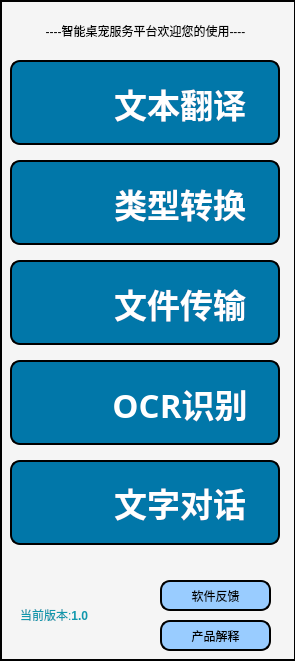
   <widget class="QFrame" name="frame_3">
    <property name="geometry">
     <rect>
      <x>0</x>
      <y>170</y>
      <width>295</width>
      <height>661</height>
     </rect>
    </property>
    <property name="styleSheet">
     <string notr="true">border: 2px solid black;
border-right:0.5px solid black;
background:rgb(245,245,245)</string>
    </property>
    <property name="frameShape">
     <enum>QFrame::StyledPanel</enum>
    </property>
    <property name="frameShadow">
     <enum>QFrame::Raised</enum>
    </property>
    <widget class="QLabel" name="label_9">
     <property name="geometry">
      <rect>
       <x>10</x>
       <y>20</y>
       <width>271</width>
       <height>21</height>
      </rect>
     </property>
     <property name="styleSheet">
      <string notr="true">border: 2px solid rgb(211, 211, 211);
border: 0px solid black;
font: 12pt &quot;Agency FB&quot;;</string>
     </property>
     <property name="text">
      <string>----智能桌宠服务平台欢迎您的使用----</string>
     </property>
     <property name="alignment">
      <set>Qt::AlignCenter</set>
     </property>
    </widget>
    <widget class="QToolButton" name="toolButton_6">
     <property name="geometry">
      <rect>
       <x>160</x>
       <y>580</y>
       <width>111</width>
       <height>31</height>
      </rect>
     </property>
     <property name="maximumSize">
      <size>
       <width>200</width>
       <height>80</height>
      </size>
     </property>
     <property name="styleSheet">
      <string notr="true">border:2px solid;
font: 15pt &quot;Agency FB&quot;;
background:#99CCFF;
border-radius:10px;</string>
     </property>
     <property name="text">
      <string>软件反馈</string>
     </property>
    </widget>
    <widget class="QLabel" name="label_8">
     <property name="geometry">
      <rect>
       <x>20</x>
       <y>590</y>
       <width>120</width>
       <height>51</height>
      </rect>
     </property>
     <property name="styleSheet">
      <string notr="true">
border: 0px solid black;
font: 15pt &quot;Bahnschrift SemiCondensed&quot;;
color:#1098ad;</string>
     </property>
     <property name="text">
      <string>&lt;html&gt;&lt;head/&gt;&lt;body&gt;&lt;p&gt;当前版本:&lt;span style=&quot; font-weight:600;&quot;&gt;1.0  &lt;/span&gt;&lt;/p&gt;&lt;/body&gt;&lt;/html&gt;</string>
     </property>
    </widget>
    <widget class="QFrame" name="frame_12">
     <property name="geometry">
      <rect>
       <x>10</x>
       <y>460</y>
       <width>270</width>
       <height>85</height>
      </rect>
     </property>
     <property name="maximumSize">
      <size>
       <width>450</width>
       <height>16777215</height>
      </size>
     </property>
     <property name="styleSheet">
      <string notr="true">border: 2px solid black;
font: 18pt &quot;Agency FB&quot;;
background:rgb(1, 119, 169);
border-radius:10px;
</string>
     </property>
     <property name="frameShape">
      <enum>QFrame::StyledPanel</enum>
     </property>
     <property name="frameShadow">
      <enum>QFrame::Raised</enum>
     </property>
     <widget class="QLabel" name="label_3">
      <property name="geometry">
       <rect>
        <x>10</x>
        <y>10</y>
        <width>65</width>
        <height>65</height>
       </rect>
      </property>
      <property name="maximumSize">
       <size>
        <width>65</width>
        <height>65</height>
       </size>
      </property>
      <property name="styleSheet">
       <string notr="true">border: 0px solid black;</string>
      </property>
      <property name="text">
       <string/>
      </property>
      <property name="pixmap">
       <pixmap>C:/Users/29549/Pictures/对话.png</pixmap>
      </property>
      <property name="scaledContents">
       <bool>true</bool>
      </property>
     </widget>
     <widget class="QToolButton" name="toolButton">
      <property name="geometry">
       <rect>
        <x>80</x>
        <y>10</y>
        <width>180</width>
        <height>65</height>
       </rect>
      </property>
      <property name="font">
       <font>
        <family>微软雅黑</family>
        <pointsize>25</pointsize>
        <weight>75</weight>
        <italic>false</italic>
        <bold>true</bold>
       </font>
      </property>
      <property name="styleSheet">
       <string notr="true">font:bold 25pt &quot;微软雅黑&quot;;

border: 0px solid black;
color:#ffffff;

</string>
      </property>
      <property name="text">
       <string>文字对话</string>
      </property>
     </widget>
    </widget>
    <widget class="QFrame" name="frame_8">
     <property name="geometry">
      <rect>
       <x>10</x>
       <y>360</y>
       <width>270</width>
       <height>85</height>
      </rect>
     </property>
     <property name="styleSheet">
      <string notr="true">border: 2px solid black;
font: 18pt &quot;Agency FB&quot;;
background:rgb(1, 119, 169);
border-radius:10px;
</string>
     </property>
     <property name="frameShape">
      <enum>QFrame::StyledPanel</enum>
     </property>
     <property name="frameShadow">
      <enum>QFrame::Raised</enum>
     </property>
     <widget class="QLabel" name="label_4">
      <property name="geometry">
       <rect>
        <x>10</x>
        <y>15</y>
        <width>61</width>
        <height>61</height>
       </rect>
      </property>
      <property name="maximumSize">
       <size>
        <width>65</width>
        <height>65</height>
       </size>
      </property>
      <property name="styleSheet">
       <string notr="true">border: 0px solid black;</string>
      </property>
      <property name="text">
       <string/>
      </property>
      <property name="pixmap">
       <pixmap>C:/Users/29549/Pictures/图片识别.png</pixmap>
      </property>
      <property name="scaledContents">
       <bool>true</bool>
      </property>
     </widget>
     <widget class="QToolButton" name="toolButton_5">
      <property name="geometry">
       <rect>
        <x>80</x>
        <y>11</y>
        <width>180</width>
        <height>65</height>
       </rect>
      </property>
      <property name="maximumSize">
       <size>
        <width>180</width>
        <height>80</height>
       </size>
      </property>
      <property name="font">
       <font>
        <family>微软雅黑</family>
        <pointsize>25</pointsize>
        <weight>75</weight>
        <italic>false</italic>
        <bold>true</bold>
       </font>
      </property>
      <property name="styleSheet">
       <string notr="true">font:bold 25pt &quot;微软雅黑&quot;;

border: 0px solid black;
color:#ffffff;


</string>
      </property>
      <property name="text">
       <string>OCR识别</string>
      </property>
     </widget>
    </widget>
    <widget class="QFrame" name="frame_11">
     <property name="geometry">
      <rect>
       <x>10</x>
       <y>60</y>
       <width>270</width>
       <height>85</height>
      </rect>
     </property>
     <property name="styleSheet">
      <string notr="true">border: 2px solid black;
font: 18pt &quot;Agency FB&quot;;
background:rgb(1, 119, 169);
border-radius:10px;
</string>
     </property>
     <property name="frameShape">
      <enum>QFrame::StyledPanel</enum>
     </property>
     <property name="frameShadow">
      <enum>QFrame::Raised</enum>
     </property>
     <widget class="QToolButton" name="toolButton_2">
      <property name="geometry">
       <rect>
        <x>80</x>
        <y>11</y>
        <width>180</width>
        <height>65</height>
       </rect>
      </property>
      <property name="maximumSize">
       <size>
        <width>180</width>
        <height>80</height>
       </size>
      </property>
      <property name="font">
       <font>
        <family>微软雅黑</family>
        <pointsize>25</pointsize>
        <weight>75</weight>
        <italic>false</italic>
        <bold>true</bold>
       </font>
      </property>
      <property name="styleSheet">
       <string notr="true">font:bold 25pt &quot;微软雅黑&quot;;

border: 0px solid black;
color:#ffffff;

</string>
      </property>
      <property name="text">
       <string>文本翻译</string>
      </property>
     </widget>
     <widget class="QLabel" name="label_7">
      <property name="geometry">
       <rect>
        <x>10</x>
        <y>13</y>
        <width>65</width>
        <height>65</height>
       </rect>
      </property>
      <property name="styleSheet">
       <string notr="true">border: 0px solid black;</string>
      </property>
      <property name="text">
       <string/>
      </property>
      <property name="pixmap">
       <pixmap>C:/Users/29549/Pictures/1翻译.png</pixmap>
      </property>
      <property name="scaledContents">
       <bool>true</bool>
      </property>
     </widget>
    </widget>
    <widget class="QFrame" name="frame_10">
     <property name="geometry">
      <rect>
       <x>10</x>
       <y>160</y>
       <width>270</width>
       <height>85</height>
      </rect>
     </property>
     <property name="styleSheet">
      <string notr="true">border: 2px solid black;
font: 18pt &quot;Agency FB&quot;;
background:rgb(1, 119, 169);
border-radius:10px;
</string>
     </property>
     <property name="frameShape">
      <enum>QFrame::StyledPanel</enum>
     </property>
     <property name="frameShadow">
      <enum>QFrame::Raised</enum>
     </property>
     <widget class="QLabel" name="label_6">
      <property name="geometry">
       <rect>
        <x>10</x>
        <y>10</y>
        <width>65</width>
        <height>65</height>
       </rect>
      </property>
      <property name="maximumSize">
       <size>
        <width>65</width>
        <height>65</height>
       </size>
      </property>
      <property name="styleSheet">
       <string notr="true">border: 0px solid black;</string>
      </property>
      <property name="text">
       <string/>
      </property>
      <property name="pixmap">
       <pixmap>C:/Users/29549/Pictures/文件2.png</pixmap>
      </property>
      <property name="scaledContents">
       <bool>true</bool>
      </property>
     </widget>
     <widget class="QToolButton" name="toolButton_3">
      <property name="geometry">
       <rect>
        <x>80</x>
        <y>11</y>
        <width>180</width>
        <height>65</height>
       </rect>
      </property>
      <property name="maximumSize">
       <size>
        <width>180</width>
        <height>80</height>
       </size>
      </property>
      <property name="font">
       <font>
        <family>微软雅黑</family>
        <pointsize>25</pointsize>
        <weight>75</weight>
        <italic>false</italic>
        <bold>true</bold>
       </font>
      </property>
      <property name="styleSheet">
       <string notr="true">font:bold 25pt &quot;微软雅黑&quot;;

border: 0px solid black;
color:#ffffff;

</string>
      </property>
      <property name="text">
       <string>类型转换</string>
      </property>
     </widget>
    </widget>
    <widget class="QFrame" name="frame_9">
     <property name="geometry">
      <rect>
       <x>10</x>
       <y>260</y>
       <width>270</width>
       <height>85</height>
      </rect>
     </property>
     <property name="styleSheet">
      <string notr="true">border: 2px solid black;
font: 18pt &quot;Agency FB&quot;;
background:rgb(1, 119, 169);
border-radius:10px;
</string>
     </property>
     <property name="frameShape">
      <enum>QFrame::StyledPanel</enum>
     </property>
     <property name="frameShadow">
      <enum>QFrame::Raised</enum>
     </property>
     <widget class="QLabel" name="label_5">
      <property name="geometry">
       <rect>
        <x>10</x>
        <y>10</y>
        <width>65</width>
        <height>65</height>
       </rect>
      </property>
      <property name="maximumSize">
       <size>
        <width>65</width>
        <height>65</height>
       </size>
      </property>
      <property name="styleSheet">
       <string notr="true">border: 0px solid black;</string>
      </property>
      <property name="text">
       <string/>
      </property>
      <property name="pixmap">
       <pixmap>C:/Users/29549/Pictures/传输 (2).png</pixmap>
      </property>
      <property name="scaledContents">
       <bool>true</bool>
      </property>
     </widget>
     <widget class="QToolButton" name="toolButton_4">
      <property name="geometry">
       <rect>
        <x>80</x>
        <y>11</y>
        <width>180</width>
        <height>65</height>
       </rect>
      </property>
      <property name="maximumSize">
       <size>
        <width>180</width>
        <height>80</height>
       </size>
      </property>
      <property name="font">
       <font>
        <family>微软雅黑</family>
        <pointsize>25</pointsize>
        <weight>75</weight>
        <italic>false</italic>
        <bold>true</bold>
       </font>
      </property>
      <property name="styleSheet">
       <string notr="true">font:bold 25pt &quot;微软雅黑&quot;;

border: 0px solid black;
color:#ffffff;



</string>
      </property>
      <property name="text">
       <string>文件传输</string>
      </property>
     </widget>
    </widget>
    <widget class="QToolButton" name="toolButton_8">
     <property name="geometry">
      <rect>
       <x>160</x>
       <y>620</y>
       <width>111</width>
       <height>31</height>
      </rect>
     </property>
     <property name="styleSheet">
      <string notr="true">border:2px solid;
font: 15pt &quot;Agency FB&quot;;
background:#99CCFF;
border-radius:10px;</string>
     </property>
     <property name="text">
      <string>产品解释</string>
     </property>
    </widget>
   </widget>
